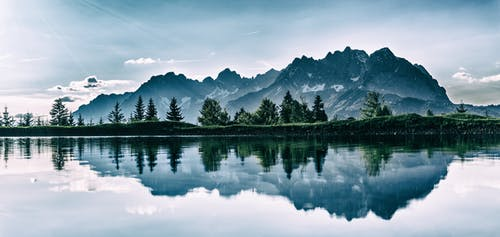
#> input picture Pratica G4/Delivery2/image.jpeg, 500 x 237 px
$ python hist.py
#> lines starting #> are read from the running program, lines starting #| are printed output that depends on the picture
import numpy as np
import cv2 as cv
from matplotlib import pyplot as plt

ima=cv.imread('image.jpeg')
#> ima is the input picture: shape (237, 500, 3); mean B, G, R 168.6, 156.6, 134.2
cv.imshow('ima',ima)

plt.hist(ima.ravel(),256,[0,256])
plt.show()
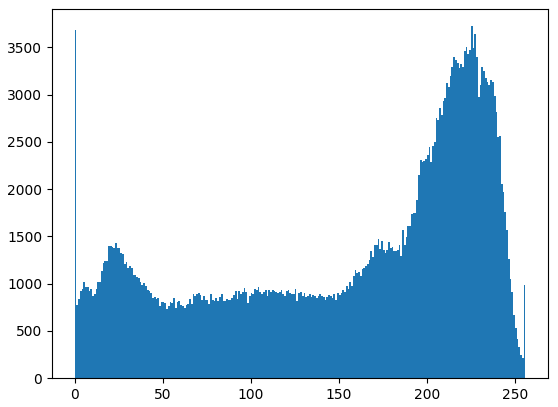
#> figure drawn by matplotlib, 1 panel; tallest bar 3725 high, from x = 225 to 226

k=cv.waitKey(0) & 0xFF
#> (key Esc is pressed here)
